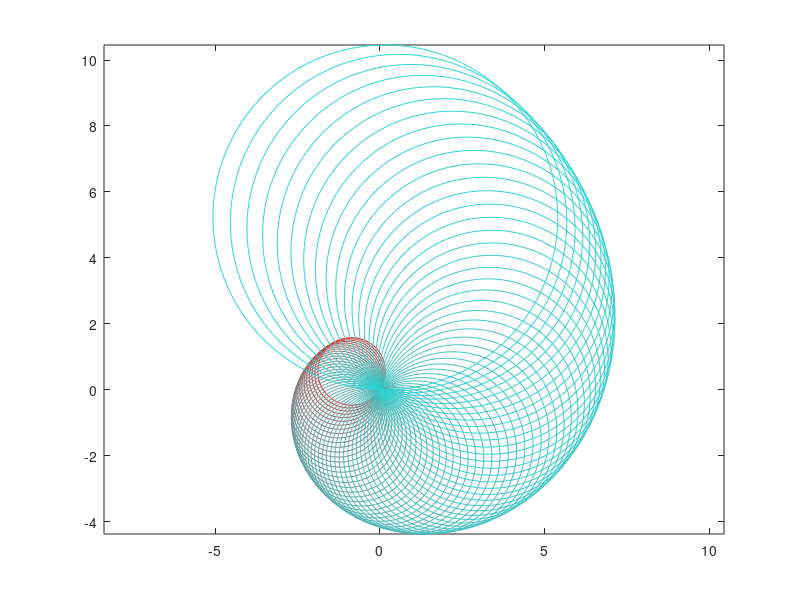

The MATLAB source for this figure:
%% Circle Spiral
% Create a Spiral of Circles.The spiral is made of many
% cicles with increasing radius and placed at some angular offset.

%% Make the first circle
% Make a cicle in polar coordinates and convert
% to cartesian.Place the circle on y-axis at some offset
t = linspace(0,2*pi,200); 
r = 1;
[x,y] = pol2cart(t,r);
y = y-min(y); %place the cicle on +ve side of y-axis
[t,r] = cart2pol(x,y);

%% Draw the spiral
% Draw many cicles starting from the first one and gradually
% increase the radius.Also add a small angle to rotate circle
% about the origin.
for k = 1:1/(4*pi):2*pi
    r = 1.025*r; %increase the radius of circle
    [x,y] = pol2cart(t+k,r); 
    patch(x,y,'r','facecolor','none','edgecolor',[1/k 1-1/k 1-1/k]);
end
axis equal 
box on
